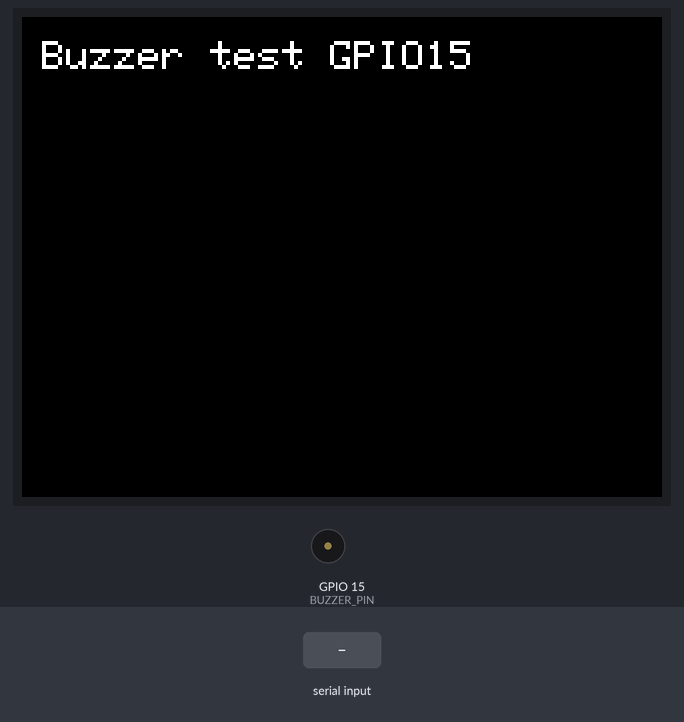
Simulated run of this sketch. Board: ESP32-S3. Parts: 320×240 colour display, buzzer (waves = sounding). Inputs (shaded band) come from the test bench. What the sketch prints to the serial monitor is not drawn.

Above: at 0.7 s.
At 16.8 s:
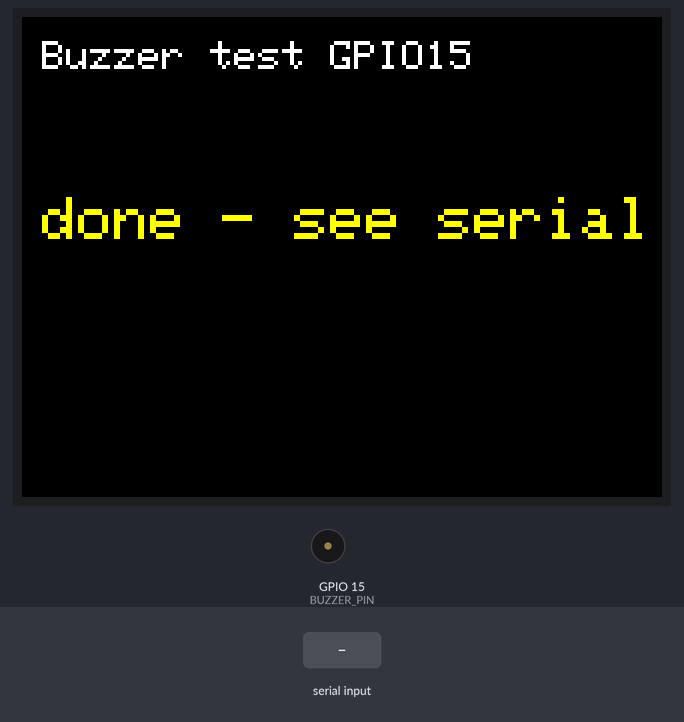
16.9 s: "t\n" received over Serial
At 17.4 s:
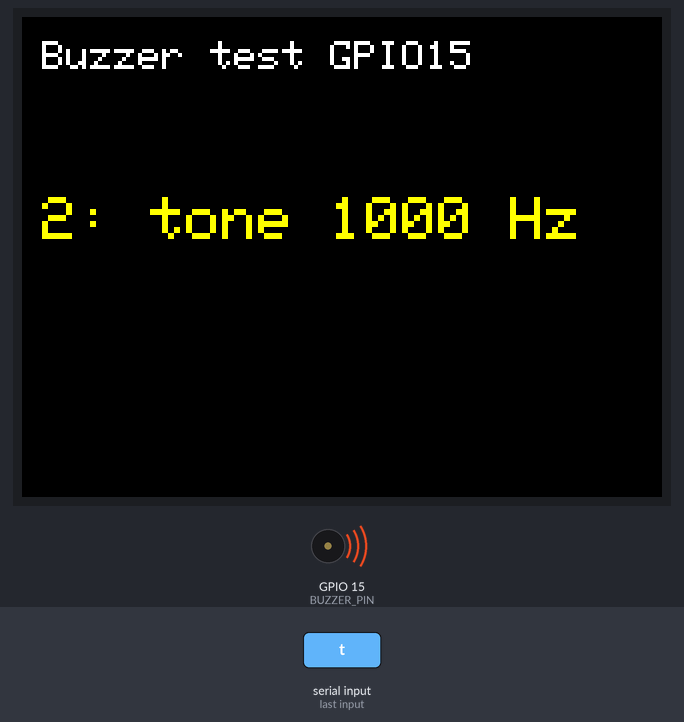
19.9 s: "s\n" received over Serial
At 22.5 s:
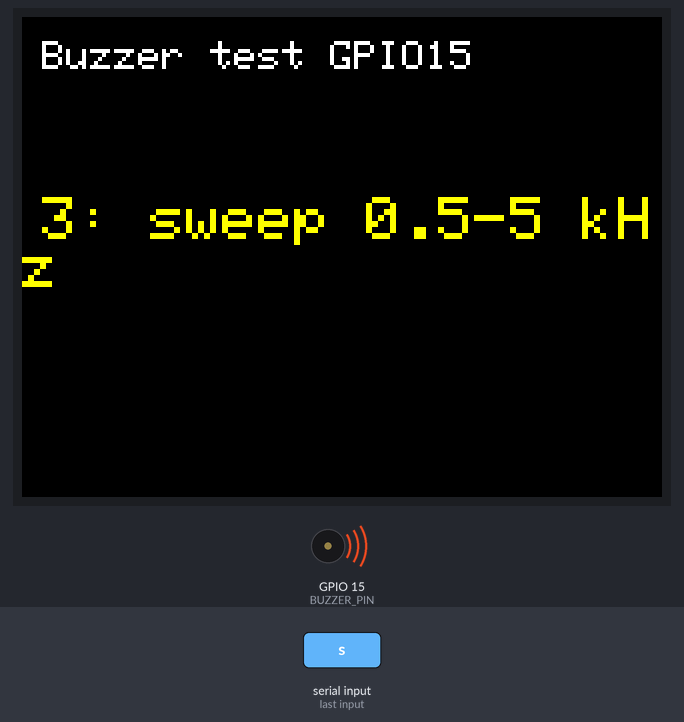
Timing chart, 0 to 26.2 s (numbered marks = the images above; inputs shaded):
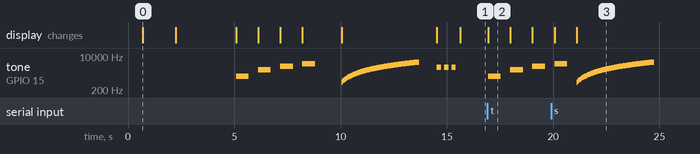

Measured:
- after the input at 16.9 s, tone on GPIO 15 (BUZZER_PIN): plays 1000 Hz for 0.60 s, 2000 Hz for 0.60 s, 3000 Hz for 0.60 s, starting at once; the display: changes at once (image 2)
- after the input at 19.9 s, the display: first differs from a run without the input after 1.2 s (image 3)
- what the display in image 0 shows lasts 1.5 s, from 0.7 s to 2.2 s
- what the display in image 2 shows lasts 1.1 s, from 16.9 s to 18.0 s

The sketch:

Test_Buzzer.ino
```cpp
// Buzzer test on GPIO15 for the Waveshare ESP32-S3-Touch-LCD-2.
// Works out whether the buzzer is active (beeps on DC) or passive (needs a tone).
// Phases: 1) DC on 0.5 s x2  2) tones 1/2/3/4 kHz  3) sweep 500-5000 Hz  4) "done" beeps.
// Serial commands (115200): 'a' DC test, 't' tones, 's' sweep, 'd' done beeps,
// 'f<Hz>' play one frequency for 1 s (e.g. f2700).
#include <Arduino_GFX_Library.h>

#define LCD_SCLK 39
#define LCD_MOSI 38
#define LCD_MISO 40
#define LCD_DC   42
#define LCD_CS   45
#define LCD_RST  -1
#define LCD_BL   1

#define BUZZER_PIN 15
#define TONE_RES_BITS 10

Arduino_DataBus *bus = new Arduino_ESP32SPI(LCD_DC, LCD_CS, LCD_SCLK, LCD_MOSI, LCD_MISO);
Arduino_GFX *gfx = new Arduino_ST7789(bus, LCD_RST, 1 /* landscape */, true /* IPS */, 240, 320);

void showPhase(const char *text) {
  Serial.println(text);
  gfx->fillRect(0, 60, 320, 120, RGB565_BLACK);
  gfx->setTextSize(3);
  gfx->setTextColor(RGB565_YELLOW);
  gfx->setCursor(10, 90);
  gfx->print(text);
}

void buzzerOff() {
  ledcDetach(BUZZER_PIN);
  pinMode(BUZZER_PIN, OUTPUT);
  digitalWrite(BUZZER_PIN, LOW);
}

void playTone(uint32_t hz, uint32_t ms) {
  ledcAttach(BUZZER_PIN, hz, TONE_RES_BITS);
  ledcWrite(BUZZER_PIN, 1 << (TONE_RES_BITS - 1));  // 50 % duty square wave
  delay(ms);
  buzzerOff();
}

void testDc() {
  showPhase("1: DC on (active?)");
  for (int i = 0; i < 2; i++) {
    digitalWrite(BUZZER_PIN, HIGH);
    delay(500);
    digitalWrite(BUZZER_PIN, LOW);
    delay(500);
  }
}

void testTones() {
  const uint32_t freqs[] = { 1000, 2000, 3000, 4000 };
  for (uint32_t f : freqs) {
    char buf[32];
    snprintf(buf, sizeof(buf), "2: tone %lu Hz", (unsigned long)f);
    showPhase(buf);
    playTone(f, 600);
    delay(400);
  }
}

void testSweep() {
  showPhase("3: sweep 0.5-5 kHz");
  ledcAttach(BUZZER_PIN, 500, TONE_RES_BITS);
  ledcWrite(BUZZER_PIN, 1 << (TONE_RES_BITS - 1));
  for (uint32_t f = 500; f <= 5000; f += 50) {
    ledcChangeFrequency(BUZZER_PIN, f, TONE_RES_BITS);
    if (f % 500 == 0) Serial.printf("  %lu Hz\n", (unsigned long)f);
    delay(40);
  }
  buzzerOff();
}

void testDoneBeeps() {
  showPhase("4: done beeps");
  for (int i = 0; i < 3; i++) {
    playTone(2700, 200);
    delay(150);
  }
}

void setup() {
  pinMode(BUZZER_PIN, OUTPUT);
  digitalWrite(BUZZER_PIN, LOW);

  Serial.begin(115200);
  delay(500);
  Serial.println("Test_Buzzer starting");

  gfx->begin();
  gfx->fillScreen(RGB565_BLACK);
  pinMode(LCD_BL, OUTPUT);
  digitalWrite(LCD_BL, HIGH);
  gfx->setTextSize(2);
  gfx->setTextColor(RGB565_WHITE);
  gfx->setCursor(10, 12);
  gfx->print("Buzzer test GPIO15");

  delay(1500);
  testDc();
  delay(800);
  testTones();
  delay(800);
  testSweep();
  delay(800);
  testDoneBeeps();
  showPhase("done - see serial");
  Serial.println("commands: a, t, s, d, f<Hz>");
}

void loop() {
  static String line;
  while (Serial.available()) {
    char c = Serial.read();
    if (c == '\r') continue;
    if (c != '\n') {
      if (line.length() < 16) line += c;
      continue;
    }
    line.trim();
    if (line == "a") testDc();
    else if (line == "t") testTones();
    else if (line == "s") testSweep();
    else if (line == "d") testDoneBeeps();
    else if (line.startsWith("f")) {
      uint32_t hz = line.substring(1).toInt();
      if (hz >= 100 && hz <= 10000) {
        char buf[32];
        snprintf(buf, sizeof(buf), "tone %lu Hz", (unsigned long)hz);
        showPhase(buf);
        playTone(hz, 1000);
      }
    }
    line = "";
  }
}
```
